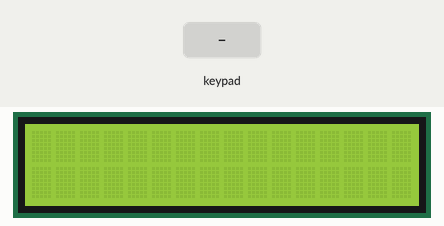
Simulated run of this sketch. Board: Arduino Uno, built with avr-gcc and run on an emulated ATmega328P. Shown: 16×2 character LCD. The test bench sets the inputs (shaded band). What the sketch prints to the serial monitor is not drawn.

Above: at 1.2 s.
1.3 s: keypad keys 9 8 7 6 # pressed 0.4 s apart
At 3.4 s:
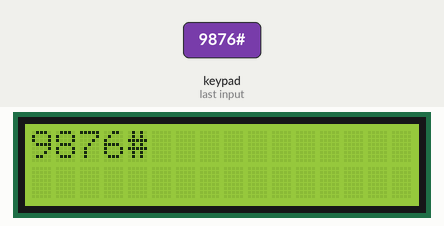
4.8 s: key 'A' pressed
At 5.9 s:
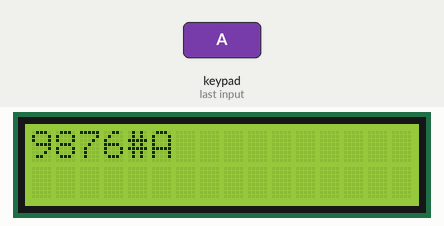
6.3 s: key 'B' pressed
At 7.1 s:
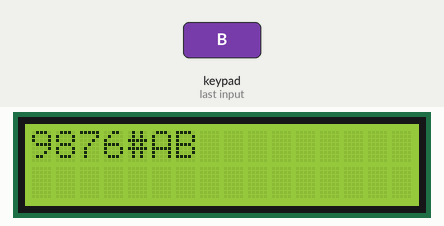
7.8 s: keypad keys 9 8 7 6 * pressed 0.4 s apart
At 10.5 s:
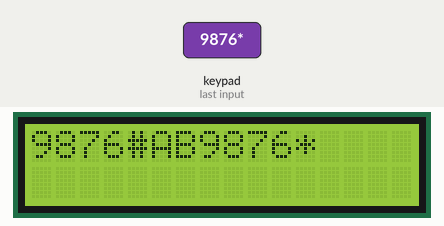
11.3 s: key 'C' pressed
At 12.2 s:
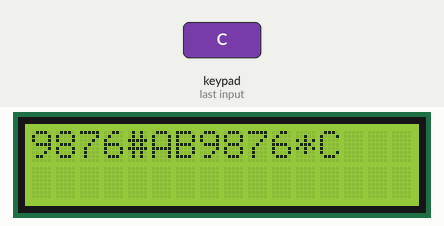
12.8 s: keypad keys 9 8 7 6 D pressed 0.4 s apart
At 15.5 s:
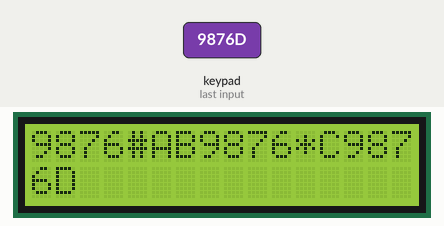
Timing chart, 0 to 17.0 s (numbered marks = the images above; inputs shaded):
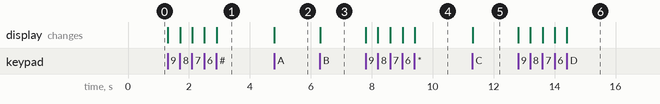

Measured:
- after the input at 1.3 s, the display: first changes at once (image 1 shows a later state)
- after the input at 4.8 s, the display: changes at once (image 2)
- after the input at 6.3 s, the display: changes at once (image 3)
- after the input at 7.8 s, the display: first changes at once (image 4 shows a later state)
- after the input at 11.3 s, the display: changes at once (image 5)
- after the input at 12.8 s, the display: first changes at once (image 6 shows a later state)

The sketch:

aes_mini_project1.ino
```cpp
#include <Keypad.h>
#include <LiquidCrystal.h>

LiquidCrystal lcd(5, 4, 3, 2, A4, A5);


const byte ROWS = 4; //four rows
const byte COLS = 4; //three columns
char keys[ROWS][COLS] = {
  {'1','2','3','A'},
  {'4','5','6','B'},
  {'7','8','9','C'},
  {'*','0','#','D'}
};
byte rowPins[ROWS] = {A0, A1, 11, 10}; //connect to the row pinouts of the keypad
byte colPins[COLS] = {9, 8, 7, 6}; //connect to the column pinouts of the keypad
int LCDCol = 0;
int LCDRow = 0;

Keypad keypad = Keypad( makeKeymap(keys), rowPins, colPins, ROWS, COLS );


void setup(){
   Serial.begin(9600);
   lcd.begin(16, 2);
   lcd.setCursor(LCDCol, LCDRow);
   }

void loop(){
  char key = keypad.getKey();

  if (key){
    Serial.println(key);


    if ( LCDCol > 15  )
    {
     ++LCDRow;

      if (LCDRow>1)
      { LCDRow=0; LCDCol = 0 ;  lcd.clear(); }

    LCDCol = 0 ;
    }


    lcd.setCursor (LCDCol, LCDRow);

       lcd.print(key);

    ++LCDCol;

  }
}
```
